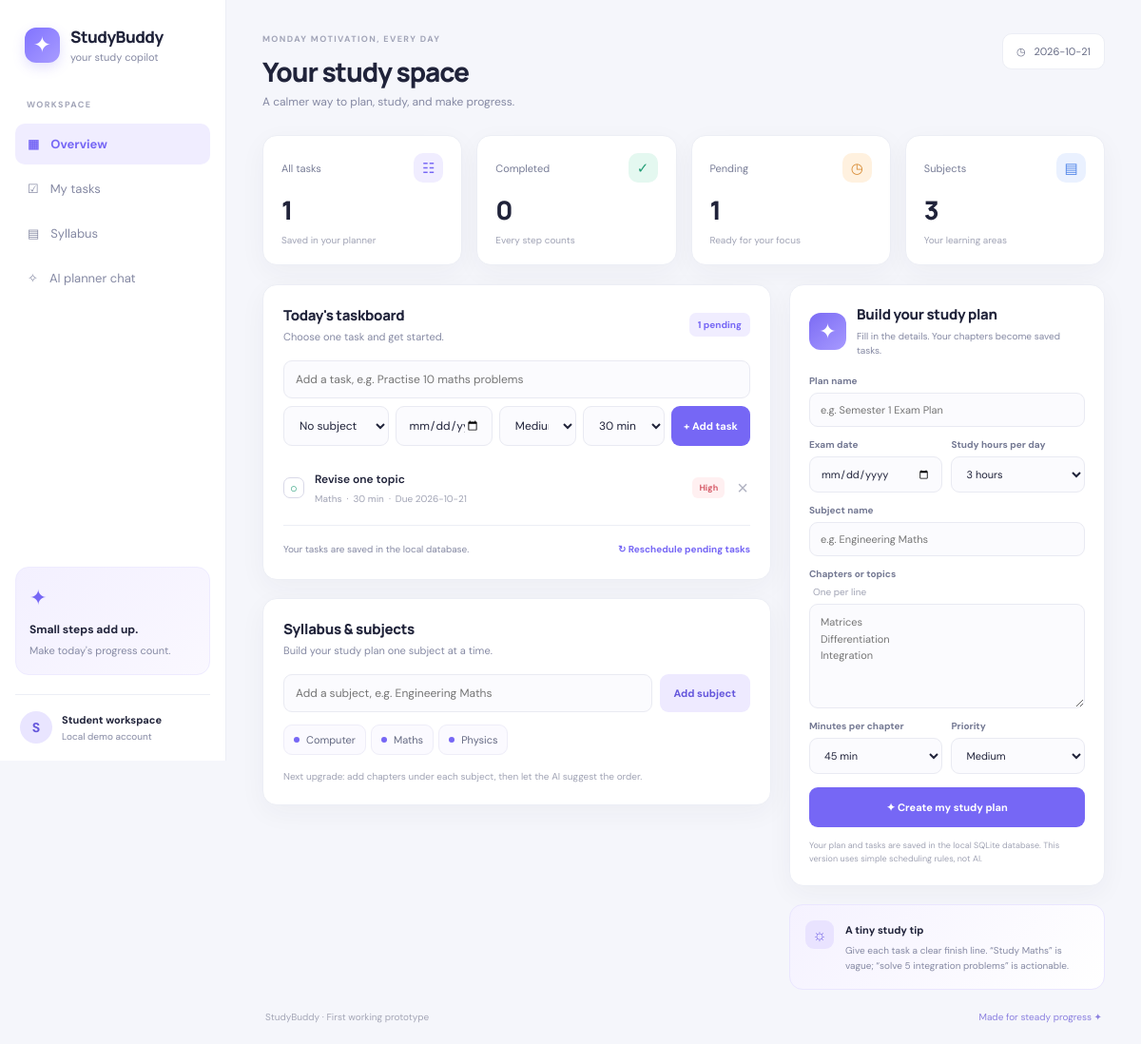
The page / on the database its author committed.
### tables this page shows
CREATE TABLE tasks (
            id INTEGER PRIMARY KEY AUTOINCREMENT,
            title TEXT NOT NULL,
            subject_id INTEGER,
            due_date TEXT,
            estimated_minutes INTEGER NOT NULL DEFAULT 30,
            priority TEXT NOT NULL DEFAULT 'Medium',
            status TEXT NOT NULL DEFAULT 'pending',
            created_at TEXT NOT NULL DEFAULT CURRENT_TIMESTAMP,
            FOREIGN KEY(subject_id) REFERENCES subjects(id) ON DELETE SET NULL
        );

CREATE TABLE subjects (
            id INTEGER PRIMARY KEY AUTOINCREMENT,
            name TEXT NOT NULL UNIQUE,
            created_at TEXT NOT NULL DEFAULT CURRENT_TIMESTAMP
        );

### app.py (the view)
@app.route("/")
def index():
    subjects, tasks, messages = get_dashboard_data()
    return render_template("index.html", subjects=subjects, tasks=tasks, messages=messages,
                           today=date.today().isoformat())

### app.py (called while the page is built)
def db():
    conn = sqlite3.connect(DB_PATH)
    conn.row_factory = sqlite3.Row
    conn.execute("PRAGMA foreign_keys = ON")
    return conn

def rows_to_dict(rows):
    return [dict(row) for row in rows]

### templates/index.html (shortened to what this page needs)
<!doctype html>
<html lang="en">
<head>
  <link rel="stylesheet" href="{{ url_for('static', filename='style.css') }}">
</head>
<body>
  <div class="app-shell">
    <aside class="sidebar">
      <div class="brand"><span class="brand-mark">✦</span><div><strong>StudyBuddy</strong><small>your study copilot</small></div></div>
      <div class="side-label">WORKSPACE</div>
      <a class="nav-item active" href="#overview">▦ <span>Overview</span></a>
      <a class="nav-item" href="#tasks">☑ <span>My tasks</span></a>
      <a class="nav-item" href="#syllabus">▤ <span>Syllabus</span></a>
      <a class="nav-item" href="#chat">✧ <span>AI planner chat</span></a>
      <div class="sidebar-note"><div class="spark">✦</div><strong>Small steps add up.</strong><p>Make today's progress count.</p></div>
      <div class="profile"><div class="avatar">S</div><div><strong>Student workspace</strong><small>Local demo account</small></div></div>
    </aside>
    <main class="main">
      <header class="topbar">
        <div><div class="eyebrow">MONDAY MOTIVATION, EVERY DAY</div><h1>Your study space</h1><p class="muted">A calmer way to plan, study, and make progress.</p></div>
        <div class="date-chip">◷ &nbsp; {{ today }}</div>
      </header>
      <section id="overview" class="stats-grid">
        <article class="stat-card"><div class="stat-top"><span>All tasks</span><span class="stat-icon violet">☷</span></div><strong id="stat-all">{{ tasks|length }}</strong><small>Saved in your planner</small></article>
        <article class="stat-card"><div class="stat-top"><span>Completed</span><span class="stat-icon green">✓</span></div><strong id="stat-completed">{{ tasks|selectattr('status', 'equalto', 'completed')|list|length }}</strong><small>Every step counts</small></article>
        <article class="stat-card"><div class="stat-top"><span>Pending</span><span class="stat-icon orange">◷</span></div><strong id="stat-pending">{{ tasks|selectattr('status', 'equalto', 'pending')|list|length }}</strong><small>Ready for your focus</small></article>
        <article class="stat-card"><div class="stat-top"><span>Subjects</span><span class="stat-icon blue">▤</span></div><strong id="stat-subjects">{{ subjects|length }}</strong><small>Your learning areas</small></article>
      </section>
      <section class="content-grid">
        <div class="left-column">
          <section class="panel" id="tasks">
            <div class="panel-heading"><div><h2>Today's taskboard</h2><p class="muted">Choose one task and get started.</p></div><span class="pill">{{ tasks|selectattr('status', 'equalto', 'pending')|list|length }} pending</span></div>
            <form id="task-form" class="task-form">
              <input name="title" placeholder="Add a task, e.g. Practise 10 maths problems" required maxlength="180">
              <div class="form-row">
                <select name="subject_id"><option value="">No subject</option>{% for s in subjects %}<option value="{{ s.id }}">{{ s.name }}</option>{% endfor %}</select>
                <input type="date" name="due_date" aria-label="Due date">
                <select name="priority" aria-label="Priority"><option>Medium</option><option>High</option><option>Low</option></select>
                <select name="estimated_minutes" aria-label="Estimated minutes"><option value="30" selected>30 min</option></select>
                <button class="primary-btn" type="submit">+ Add task</button>
              </div>
            </form>
            <div id="task-list" class="task-list">
              {% for t in tasks %}
              <article class="task-row {% if t.status == 'completed' %}is-complete{% endif %}" data-id="{{ t.id }}" data-status="{{ t.status }}">
                <button class="check-btn" onclick="toggleTask({{ t.id }}, '{{ t.status }}')" title="Toggle completion">{% if t.status == 'completed' %}✓{% else %}○{% endif %}</button>
                <div class="task-copy"><strong>{{ t.title }}</strong><div class="task-meta"><span>{{ t.subject or 'General' }}</span><span>·</span><span>{{ t.estimated_minutes }} min</span>{% if t.due_date %}<span>·</span><span>Due {{ t.due_date }}</span>{% endif %}</div></div>
                <span class="priority {{ t.priority|lower }}">{{ t.priority }}</span>
                <button class="delete-btn" onclick="deleteTask({{ t.id }})" title="Delete task">×</button>
              </article>
              {% else %}<div class="empty-state">Your task list is clear. Add your first task above ✨</div>{% endfor %}
            </div>
            <div class="panel-footer"><span class="muted">Your tasks are saved in the local database.</span><button class="text-btn" id="reschedule-btn">↻ Reschedule pending tasks</button></div>
          </section>
          <section class="panel" id="syllabus">
            <div class="panel-heading"><div><h2>Syllabus & subjects</h2><p class="muted">Build your study plan one subject at a time.</p></div></div>
            <form id="subject-form" class="subject-form"><input name="name" placeholder="Add a subject, e.g. Engineering Maths" required maxlength="80"><button class="secondary-btn" type="submit">Add subject</button></form>
            <div id="subject-list" class="subject-list">
              {% for s in subjects %}<span class="subject-chip"><span class="subject-dot"></span>{{ s.name }}</span>{% endfor %}
            </div>
            <p class="hint">Next upgrade: add chapters under each subject, then let the AI suggest the order.</p>
          </section>
        </div>
        <aside class="right-column">
          <section class="panel builder-panel" id="plan-builder">
            <div class="builder-title">
              <div class="builder-icon">✦</div>
              <div><h2>Build your study plan</h2><p class="muted">Fill in the details. Your chapters become saved tasks.</p></div>
            </div>
            <form id="plan-form" class="plan-form">
              <label>Plan name<input name="name" placeholder="e.g. Semester 1 Exam Plan" required maxlength="120"></label>
              <div class="builder-two">
                <label>Exam date<input name="exam_date" type="date" min="{{ today }}"></label>
                <label>Study hours per day<select name="daily_hours"><option value="3" selected>3 hours</option></select></label>
              </div>
              <label>Subject name<input name="subject" placeholder="e.g. Engineering Maths" required maxlength="80"></label>
              <label>Chapters or topics <span class="label-hint">One per line</span>
                <textarea name="chapters" rows="5" placeholder="Matrices&#10;Differentiation&#10;Integration" required></textarea>
              </label>
              <div class="builder-two">
                <label>Minutes per chapter<select name="minutes_per_chapter"><option value="45" selected>45 min</option></select></label>
                <label>Priority<select name="priority"><option>High</option><option selected>Medium</option><option>Low</option></select></label>
              </div>
              <button class="primary-btn create-plan-btn" type="submit">✦ Create my study plan</button>
              <p class="builder-note">Your plan and tasks are saved in the local SQLite database. This version uses simple scheduling rules, not AI.</p>
            </form>
          </section>
          <section class="tip-card"><div class="tip-icon">☼</div><div><strong>A tiny study tip</strong><p>Give each task a clear finish line. “Study Maths” is vague; “solve 5 integration problems” is actionable.</p></div></section>
        </aside>
      </section>
      <footer>StudyBuddy · First working prototype <span>Made for steady progress ✦</span></footer>
    </main>
  </div>
</body>
</html>

### rows shown on the page
tasks: title "Revise one topic", name "Maths", estimated_minutes "30", due_date "2026-10-21", priority "High"
subjects: name "Computer"
subjects: name "Maths"
subjects: name "Physics"

### other values the page prints
{{ tasks|length }} "1"
{{ tasks|selectattr('status', 'equalto', 'completed')|list|length }} "0"
{{ tasks|selectattr('status', 'equalto', 'pending')|list|length }} "1"
{{ subjects|length }} "3"
